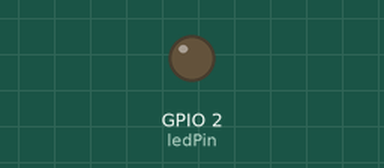
Recording of a sketch running on a simulated ESP32. On the bench: output pins drawn as LEDs (lit = HIGH).

Above: at 1.3 s.
At 3.5 s:
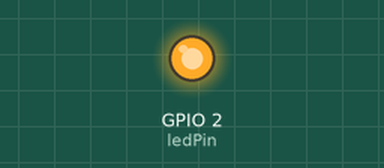
Timing chart, 0 to 9.9 s (numbered marks = the images above):
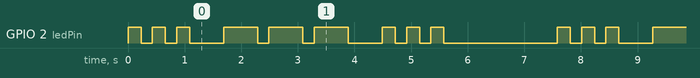

The sketch:

sketch_jun21b.ino
```cpp
/*
 * ESP32 SOS 信号灯 - 非阻塞 millis() 实现
 * 适用于  Arduino IDE
 * 短闪 = 200ms，长闪 = 600ms
 * SOS = 三短 · 三长 · 三短，每次结束停顿 2 秒
 */

const int ledPin = 2;   // 板载 LED 通常接 GPIO2，可自行修改

// 时间常量（单位：毫秒）
const unsigned long SHORT_FLASH = 230;
const unsigned long LONG_FLASH  = 600;
const unsigned short GAP_SHORT  = 200;   // 短闪之间的间隔
const unsigned short GAP_LONG   = 600;   // 字母之间的间隔（S与O，O与S）
const unsigned long PAUSE_END   = 2000;  // 一轮结束后长熄灭

// SOS 闪灯类型序列：0=短闪，1=长闪
const bool flashType[9] = {
  0, 0, 0,   // S
  1, 1, 1,   // O
  0, 0, 0    // S
};

// 状态机
enum LedState { LED_ON, LED_OFF };
LedState state = LED_OFF;
int step = 0;                    // 当前闪灯序号 (0~8)
unsigned long lastTime = 0;      // 上次切换时刻

void setup() {
  pinMode(ledPin, OUTPUT);
  digitalWrite(ledPin, LOW);     // 初始熄灭
  // 让第一次循环立即点亮第一个短闪
  lastTime = millis();
  digitalWrite(ledPin, HIGH);
  state = LED_ON;
}

void loop() {
  unsigned long now = millis();

  if (state == LED_ON) {
    // 当前灯亮，计算应该持续的时间
    unsigned long duration = flashType[step] ? LONG_FLASH : SHORT_FLASH;
    if (now - lastTime >= duration) {
      digitalWrite(ledPin, LOW);     // 熄灭
      lastTime = now;
      state = LED_OFF;
    }
  } else { // LED_OFF
    // 计算本次熄灭应持续多久（间隔）
    unsigned long gap;
    if (step == 8) {                 // 最后一个闪灯结束 → 最终长停顿
      gap = PAUSE_END;
    } else if (step == 2 || step == 5) { // 字母间停顿（第3个闪灯后、第6个闪灯后）
      gap = GAP_LONG;
    } else {
      gap = GAP_SHORT;               // 字母内部短停顿
    }

    if (now - lastTime >= gap) {
      // 进入下一个闪灯
      step++;
      if (step >= 9) {
        step = 0;                    // 新一轮循环
      }
      // 点亮 LED，开始下一次闪灯
      digitalWrite(ledPin, HIGH);
      lastTime = now;
      state = LED_ON;
    }
  }
}
```

Measured:
- by itself, GPIO 2 (ledPin): repeats every 7.6 s: HIGH 0.23 s, LOW 0.20 s, HIGH 0.23 s, LOW 0.60 s, 2 × (HIGH 0.60 s, LOW 0.20 s), HIGH 0.60 s, LOW 0.60 s, 2 × (HIGH 0.23 s, LOW 0.20 s), HIGH 0.23 s, LOW 2.0 s, HIGH 0.23 s, LOW 0.20 s
- by itself, everything shown: repeats every 7.6 s, in 18 steps
